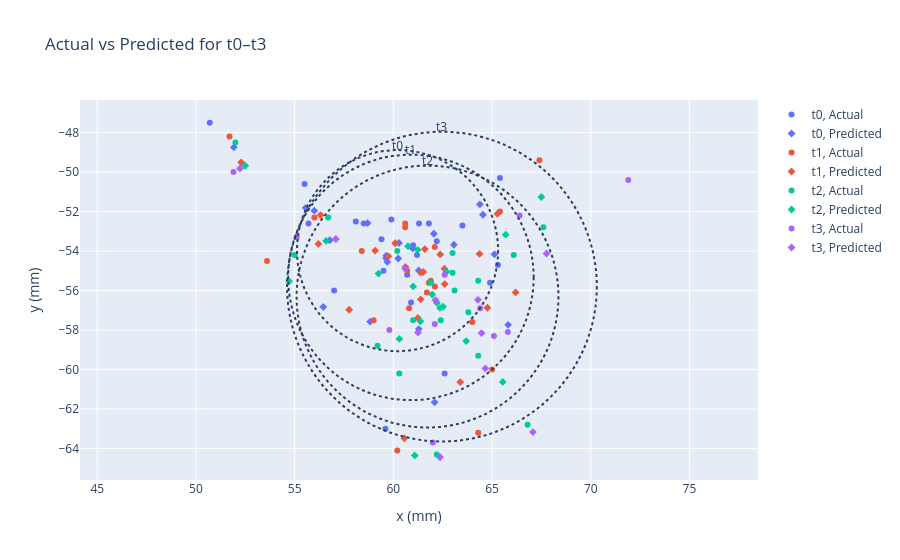

The cell this chart's notebook holds for it:
### Code cell
# all subjects
# plot_all_t_with_circles(wide_df)

# # males only
# plot_all_t_with_circles(wide_male)

# # females only
plot_all_t_with_circles(wide_female)

### Figure 1 — Plotly figure (JSON) as saved in the notebook; plotly's stock layout.template omitted (floating-point values rounded to 4 significant figures)
{"data": [{"customdata": [["007", 10.17, "F", "point a", "Actual"], ["008", 10.75, "F", "point a", "Actual"], ["02286", 10.5, "F", "point a", "Actual"], ["028", 10.42, "F", "point a", "Actual"], ["033", 10.75, "F", "point a", "Actual"], ["B2147", 10, "F", "point a", "Actual"], ["BU2538", 10.08, "F", "point a", "Actual"], ["BU2540", 10, "F", "point a", "Actual"], ["BU482", 10, "F", "point a", "Actual"], ["O052", 10, "F", "point a", "Actual"], ["O133", 10, "F", "point a", "Actual"], ["O305", 10, "F", "point a", "Actual"], ["U106", 10.75, "F", "point a", "Actual"], ["U107", 10.75, "F", "point a", "Actual"], ["U115", 10.75, "F", "point a", "Actual"], ["U36", 10.42, "F", "point a", "Actual"], ["U46", 10.25, "F", "point a", "Actual"], ["U465", 10.67, "F", "point a", "Actual"], ["U54", 10.33, "F", "point a", "Actual"], ["U58", 11.33, "F", "point a", "Actual"], ["U67", 10.83, "F", "point a", "Actual"], ["U98", 10.08, "F", "point a", "Actual"]], "hovertemplate": "kind=%{customdata[4]}<br>sid=%{customdata[0]}<br>age=%{customdata[1]:.2f}<br>sex=%{customdata[2]}<br>lm=%{customdata[3]}<br>x=%{x:.2f}, y=%{y:.2f}<extra></extra>", "legendgroup": "t0, Actual", "marker": {"color": "#636efa", "symbol": "circle"}, "mode": "markers", "name": "t0, Actual", "orientation": "v", "showlegend": true, "type": "scatter", "x": [61.0, 59.5, 59.6, 64.9, 65.3, 65.4, 63.5, 59.4, 61.8, 62.6, 60.7, 55.5, 60.9, 59.9, 61.2, 50.7, 58.5, 58.1, 62.2, 61.3, 55.7, 57.0], "xaxis": "x", "y": [-53.7, -55.0, -63.0, -55.6, -54.7, -50.3, -52.7, -53.4, -52.6, -60.2, -55.2, -50.6, -56.6, -52.4, -54.2, -47.5, -52.6, -52.5, -53.5, -52.6, -52.6, -56.0], "yaxis": "y"}, {"customdata": [["007", 10.17, "F", "point a", "Predicted"], ["008", 10.75, "F", "point a", "Predicted"], ["02286", 10.5, "F", "point a", "Predicted"], ["028", 10.42, "F", "point a", "Predicted"], ["033", 10.75, "F", "point a", "Predicted"], ["B2147", 10, "F", "point a", "Predicted"], ["BU2538", 10.08, "F", "point a", "Predicted"], ["BU2540", 10, "F", "point a", "Predicted"], ["BU482", 10, "F", "point a", "Predicted"], ["O052", 10, "F", "point a", "Predicted"], ["O133", 10, "F", "point a", "Predicted"], ["O305", 10, "F", "point a", "Predicted"], ["U106", 10.75, "F", "point a", "Predicted"], ["U107", 10.75, "F", "point a", "Predicted"], ["U115", 10.75, "F", "point a", "Predicted"], ["U36", 10.42, "F", "point a", "Predicted"], ["U46", 10.25, "F", "point a", "Predicted"], ["U465", 10.67, "F", "point a", "Predicted"], ["U54", 10.33, "F", "point a", "Predicted"], ["U58", 11.33, "F", "point a", "Predicted"], ["U67", 10.83, "F", "point a", "Predicted"], ["U98", 10.08, "F", "point a", "Predicted"]], "hovertemplate": "kind=%{customdata[4]}<br>sid=%{customdata[0]}<br>age=%{customdata[1]:.2f}<br>sex=%{customdata[2]}<br>lm=%{customdata[3]}<br>x=%{x:.2f}, y=%{y:.2f}<extra></extra>", "legendgroup": "t0, Predicted", "marker": {"color": "#636efa", "symbol": "diamond"}, "mode": "markers", "name": "t0, Predicted", "orientation": "v", "showlegend": true, "type": "scatter", "x": [63.07, 60.25, 62.09, 65.12, 65.81, 64.54, 64.38, 59.64, 60.29, 61.29, 61.29, 56.0, 58.83, 62.05, 59.64, 51.92, 58.7, 56.78, 59.7, 60.98, 55.56, 56.45], "xaxis": "x", "y": [-53.68, -54.38, -61.66, -54.16, -57.73, -52.16, -51.63, -54.24, -53.59, -57.95, -54.98, -51.96, -57.58, -53.12, -54.37, -48.75, -52.58, -53.45, -54.55, -53.87, -51.81, -56.83], "yaxis": "y"}, {"customdata": [["007", 11.25, "F", "point a", "Actual"], ["02286", 11.42, "F", "point a", "Actual"], ["028", 11.08, "F", "point a", "Actual"], ["033", 11.58, "F", "point a", "Actual"], ["B2147", 11.4, "F", "point a", "Actual"], ["BU2538", 12.25, "F", "point a", "Actual"], ["BU2540", 12, "F", "point a", "Actual"], ["BU482", 11, "F", "point a", "Actual"], ["O052", 14.1, "F", "point a", "Actual"], ["O133", 11.08, "F", "point a", "Actual"], ["O305", 10.92, "F", "point a", "Actual"], ["U106", 13, "F", "point a", "Actual"], ["U107", 12.83, "F", "point a", "Actual"], ["U115", 11.75, "F", "point a", "Actual"], ["U36", 11.42, "F", "point a", "Actual"], ["U46", 11.25, "F", "point a", "Actual"], ["U465", 11.67, "F", "point a", "Actual"], ["U54", 11.33, "F", "point a", "Actual"], ["U58", 12.33, "F", "point a", "Actual"], ["U67", 12.75, "F", "point a", "Actual"], ["U98", 11.08, "F", "point a", "Actual"]], "hovertemplate": "kind=%{customdata[4]}<br>sid=%{customdata[0]}<br>age=%{customdata[1]:.2f}<br>sex=%{customdata[2]}<br>lm=%{customdata[3]}<br>x=%{x:.2f}, y=%{y:.2f}<extra></extra>", "legendgroup": "t1, Actual", "marker": {"color": "#EF553B", "symbol": "circle"}, "mode": "markers", "name": "t1, Actual", "orientation": "v", "showlegend": true, "type": "scatter", "x": [62.1, 60.2, 64.0, 65.0, 67.4, 65.4, 60.8, 61.4, 64.3, 62.1, 56.0, 61.9, 60.6, 61.7, 51.7, 58.4, 60.7, 61.8, 60.6, 53.6, 59.0], "xaxis": "x", "y": [-53.8, -64.1, -57.6, -60.0, -49.4, -52.0, -56.9, -55.1, -63.2, -55.8, -52.3, -55.5, -52.8, -56.1, -48.2, -54.0, -55.0, -55.6, -52.6, -54.5, -57.5], "yaxis": "y"}, {"customdata": [["007", 11.25, "F", "point a", "Predicted"], ["02286", 11.42, "F", "point a", "Predicted"], ["028", 11.08, "F", "point a", "Predicted"], ["033", 11.58, "F", "point a", "Predicted"], ["B2147", 11.4, "F", "point a", "Predicted"], ["BU2538", 12.25, "F", "point a", "Predicted"], ["BU2540", 12, "F", "point a", "Predicted"], ["BU482", 11, "F", "point a", "Predicted"], ["O052", 14.1, "F", "point a", "Predicted"], ["O133", 11.08, "F", "point a", "Predicted"], ["O305", 10.92, "F", "point a", "Predicted"], ["U106", 13, "F", "point a", "Predicted"], ["U107", 12.83, "F", "point a", "Predicted"], ["U115", 11.75, "F", "point a", "Predicted"], ["U36", 11.42, "F", "point a", "Predicted"], ["U46", 11.25, "F", "point a", "Predicted"], ["U465", 11.67, "F", "point a", "Predicted"], ["U54", 11.33, "F", "point a", "Predicted"], ["U58", 12.33, "F", "point a", "Predicted"], ["U67", 12.75, "F", "point a", "Predicted"], ["U98", 11.08, "F", "point a", "Predicted"]], "hovertemplate": "kind=%{customdata[4]}<br>sid=%{customdata[0]}<br>age=%{customdata[1]:.2f}<br>sex=%{customdata[2]}<br>lm=%{customdata[3]}<br>x=%{x:.2f}, y=%{y:.2f}<extra></extra>", "legendgroup": "t1, Predicted", "marker": {"color": "#EF553B", "symbol": "diamond"}, "mode": "markers", "name": "t1, Predicted", "orientation": "v", "showlegend": true, "type": "scatter", "x": [61.52, 60.55, 64.77, 66.2, 65.27, 64.37, 60.61, 62.37, 63.39, 61.39, 56.31, 61.24, 60.09, 62.6, 52.29, 59.08, 59.75, 62.59, 61.59, 56.2, 57.76], "xaxis": "x", "y": [-55.06, -63.49, -56.87, -56.1, -52.11, -54.14, -54.81, -54.17, -60.64, -56.44, -52.18, -57.38, -53.6, -55.67, -49.5, -53.98, -54.27, -54.89, -53.9, -53.64, -56.97], "yaxis": "y"}, {"customdata": [["007", 12.25, "F", "point a", "Actual"], ["02286", 12.58, "F", "point a", "Actual"], ["028", 11.5, "F", "point a", "Actual"], ["033", 13.08, "F", "point a", "Actual"], ["B2147", 12, "F", "point a", "Actual"], ["BU2538", 14.08, "F", "point a", "Actual"], ["BU2540", 14.08, "F", "point a", "Actual"], ["BU482", 12.08, "F", "point a", "Actual"], ["O133", 12.17, "F", "point a", "Actual"], ["O305", 12, "F", "point a", "Actual"], ["U107", 13.75, "F", "point a", "Actual"], ["U115", 14, "F", "point a", "Actual"], ["U36", 13.42, "F", "point a", "Actual"], ["U46", 12.25, "F", "point a", "Actual"], ["U465", 14.42, "F", "point a", "Actual"], ["U54", 12.25, "F", "point a", "Actual"], ["U58", 13.33, "F", "point a", "Actual"], ["U67", 13.75, "F", "point a", "Actual"], ["U98", 12.08, "F", "point a", "Actual"]], "hovertemplate": "kind=%{customdata[4]}<br>sid=%{customdata[0]}<br>age=%{customdata[1]:.2f}<br>sex=%{customdata[2]}<br>lm=%{customdata[3]}<br>x=%{x:.2f}, y=%{y:.2f}<extra></extra>", "legendgroup": "t2, Actual", "marker": {"color": "#00cc96", "symbol": "circle"}, "mode": "markers", "name": "t2, Actual", "orientation": "v", "showlegend": true, "type": "scatter", "x": [63.0, 62.2, 63.8, 66.8, 67.6, 66.1, 60.3, 64.3, 64.3, 56.7, 59.2, 63.1, 52.0, 61.0, 63.0, 61.9, 60.2, 55.0, 62.4], "xaxis": "x", "y": [-55.1, -64.3, -57.1, -62.8, -52.8, -54.2, -60.2, -55.5, -59.3, -52.3, -58.8, -56.0, -48.5, -57.5, -54.1, -55.6, -54.0, -54.2, -57.5], "yaxis": "y"}, {"customdata": [["007", 12.25, "F", "point a", "Predicted"], ["02286", 12.58, "F", "point a", "Predicted"], ["028", 11.5, "F", "point a", "Predicted"], ["033", 13.08, "F", "point a", "Predicted"], ["B2147", 12, "F", "point a", "Predicted"], ["BU2538", 14.08, "F", "point a", "Predicted"], ["BU2540", 14.08, "F", "point a", "Predicted"], ["BU482", 12.08, "F", "point a", "Predicted"], ["O133", 12.17, "F", "point a", "Predicted"], ["O305", 12, "F", "point a", "Predicted"], ["U107", 13.75, "F", "point a", "Predicted"], ["U115", 14, "F", "point a", "Predicted"], ["U36", 13.42, "F", "point a", "Predicted"], ["U46", 12.25, "F", "point a", "Predicted"], ["U465", 14.42, "F", "point a", "Predicted"], ["U54", 12.25, "F", "point a", "Predicted"], ["U58", 13.33, "F", "point a", "Predicted"], ["U67", 13.75, "F", "point a", "Predicted"], ["U98", 12.08, "F", "point a", "Predicted"]], "hovertemplate": "kind=%{customdata[4]}<br>sid=%{customdata[0]}<br>age=%{customdata[1]:.2f}<br>sex=%{customdata[2]}<br>lm=%{customdata[3]}<br>x=%{x:.2f}, y=%{y:.2f}<extra></extra>", "legendgroup": "t2, Predicted", "marker": {"color": "#00cc96", "symbol": "diamond"}, "mode": "markers", "name": "t2, Predicted", "orientation": "v", "showlegend": true, "type": "scatter", "x": [62.7, 61.08, 63.69, 65.54, 67.5, 65.69, 61.37, 61.97, 62.52, 56.59, 61.23, 62.36, 52.5, 59.25, 61.0, 62.2, 60.74, 54.72, 60.31], "xaxis": "x", "y": [-55.04, -64.36, -58.56, -60.63, -51.26, -53.17, -57.56, -56.2, -56.82, -53.48, -53.94, -56.88, -49.68, -55.14, -55.79, -56.62, -53.75, -55.54, -58.45], "yaxis": "y"}, {"customdata": [["02286", 13.83, "F", "point a", "Actual"], ["028", 11.75, "F", "point a", "Actual"], ["033", 14.25, "F", "point a", "Actual"], ["B2147", 13, "F", "point a", "Actual"], ["BU482", 13.25, "F", "point a", "Actual"], ["O133", 13.17, "F", "point a", "Actual"], ["O305", 13, "F", "point a", "Actual"], ["U36", 15, "F", "point a", "Actual"], ["U46", 13.75, "F", "point a", "Actual"], ["U54", 13.25, "F", "point a", "Actual"], ["U58", 14.33, "F", "point a", "Actual"]], "hovertemplate": "kind=%{customdata[4]}<br>sid=%{customdata[0]}<br>age=%{customdata[1]:.2f}<br>sex=%{customdata[2]}<br>lm=%{customdata[3]}<br>x=%{x:.2f}, y=%{y:.2f}<extra></extra>", "legendgroup": "t3, Actual", "marker": {"color": "#ab63fa", "symbol": "circle"}, "mode": "markers", "name": "t3, Actual", "orientation": "v", "showlegend": true, "type": "scatter", "x": [62.0, 64.4, 65.1, 71.9, 66.4, 65.8, 55.1, 51.9, 59.8, 62.1, 62.6], "xaxis": "x", "y": [-63.7, -56.9, -58.3, -50.4, -52.2, -58.1, -53.3, -50.0, -58.0, -57.7, -55.2], "yaxis": "y"}, {"customdata": [["02286", 13.83, "F", "point a", "Predicted"], ["028", 11.75, "F", "point a", "Predicted"], ["033", 14.25, "F", "point a", "Predicted"], ["B2147", 13, "F", "point a", "Predicted"], ["BU482", 13.25, "F", "point a", "Predicted"], ["O133", 13.17, "F", "point a", "Predicted"], ["O305", 13, "F", "point a", "Predicted"], ["U36", 15, "F", "point a", "Predicted"], ["U46", 13.75, "F", "point a", "Predicted"], ["U54", 13.25, "F", "point a", "Predicted"], ["U58", 14.33, "F", "point a", "Predicted"]], "hovertemplate": "kind=%{customdata[4]}<br>sid=%{customdata[0]}<br>age=%{customdata[1]:.2f}<br>sex=%{customdata[2]}<br>lm=%{customdata[3]}<br>x=%{x:.2f}, y=%{y:.2f}<extra></extra>", "legendgroup": "t3, Predicted", "marker": {"color": "#ab63fa", "symbol": "diamond"}, "mode": "markers", "name": "t3, Predicted", "orientation": "v", "showlegend": true, "type": "scatter", "x": [62.37, 64.47, 67.07, 67.76, 64.29, 64.66, 57.09, 52.23, 61.25, 62.14, 60.6], "xaxis": "x", "y": [-64.45, -58.16, -63.17, -54.12, -56.47, -59.94, -53.39, -49.82, -58.13, -56.49, -54.9], "yaxis": "y"}], "layout": {"annotations": [{"showarrow": false, "text": "t0", "x": 60.21, "y": -48.88, "yshift": 5}, {"showarrow": false, "text": "t1", "x": 60.89, "y": -49.12, "yshift": 5}, {"showarrow": false, "text": "t2", "x": 61.73, "y": -49.67, "yshift": 5}, {"showarrow": false, "text": "t3", "x": 62.46, "y": -47.95, "yshift": 5}], "legend": {"title": {"text": ""}, "tracegroupgap": 0}, "shapes": [{"line": {"dash": "dot"}, "type": "circle", "x0": 55.12, "x1": 65.31, "xref": "x", "y0": -59.07, "y1": -48.88, "yref": "y"}, {"line": {"dash": "dot"}, "type": "circle", "x0": 54.67, "x1": 67.11, "xref": "x", "y0": -61.55, "y1": -49.12, "yref": "y"}, {"line": {"dash": "dot"}, "type": "circle", "x0": 55.1, "x1": 68.36, "xref": "x", "y0": -62.94, "y1": -49.67, "yref": "y"}, {"line": {"dash": "dot"}, "type": "circle", "x0": 54.62, "x1": 70.31, "xref": "x", "y0": -63.65, "y1": -47.95, "yref": "y"}], "title": {"text": "Actual vs Predicted for t0–t3"}, "xaxis": {"anchor": "y", "domain": [0, 1], "title": {"text": "x (mm)"}}, "yaxis": {"anchor": "x", "domain": [0, 1], "scaleanchor": "x", "scaleratio": 1, "title": {"text": "y (mm)"}}}}
